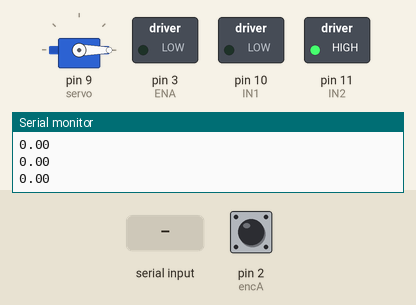
The sketch below on a simulated Arduino Uno, built with avr-gcc and run on an emulated ATmega328P. On the bench: servo, switched loads named in the sketch (green lamp = pin HIGH), the last lines printed to the serial monitor. The test bench sets the inputs (shaded band); at power-on: pin 2 (encA) HIGH.

Above: at 1.2 s.
1.3 s: "90,45\n" received over Serial
At 2.3 s:
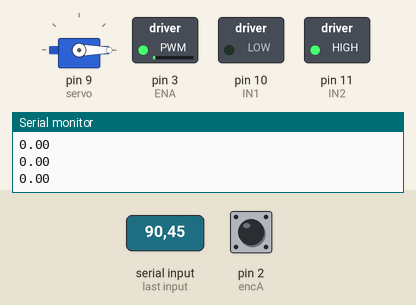
2.8 s: "90\n" received over Serial
At 5.1 s:
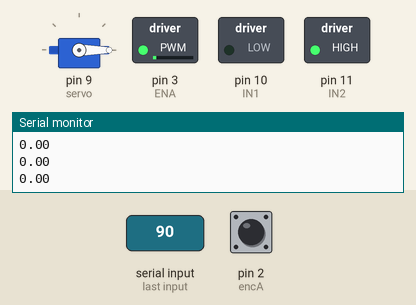
Timing chart, 0 to 6.6 s (numbered marks = the images above; inputs shaded):
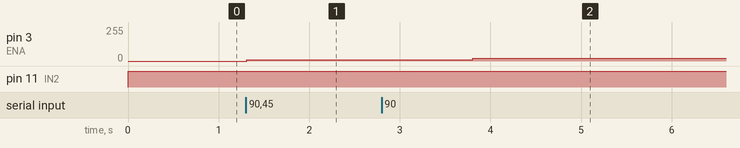

The sketch:

ACC_Control.ino
```cpp
#include <Servo.h>
#include <TimerOne.h>
double T, encoder, output, speed;
float distance;
Servo servo;
#define encA 2
#define encB 4
#define IN1 10
#define IN2 11
#define ENA 3
#define dwheel 0.065
#define pi 3.142

void setup() {
  T = 0.5;
  output = 0;
  Serial.begin(9600);
  servo.attach(9);
  pinMode(encA, INPUT_PULLUP);
  pinMode(encB, INPUT_PULLUP);
  pinMode(IN1, OUTPUT);
  pinMode(IN2, OUTPUT);
  pinMode(ENA, OUTPUT);
  attachInterrupt(0, count, RISING);
  Timer1.initialize(100000); //=10^6*T
  Timer1.attachInterrupt(control);
}

void motor_Phanh(){
  digitalWrite(IN1, LOW);
  digitalWrite(IN2, HIGH);
  analogWrite(ENA, 120);
}
void motor_Dung() {
	digitalWrite(IN1, LOW);
	digitalWrite(IN2, LOW);
}
void motor_Tien(int analog) {
	analog = constrain(analog, 0, 255);//đảm báo giá trị nằm trong một khoảng từ 0 - MAX_SPEED
	digitalWrite(IN1, LOW);
	digitalWrite(IN2, HIGH);
  analogWrite(ENA, analog);
}

void count() {
  if(digitalRead(encA) == 1)
    encoder++;
  else
    encoder--;
}

void control() {
    speed = 3.6*pi*dwheel*32*encoder/(21*170*T);
    Serial.println(speed);
    encoder = 0;
  if (Serial.available()>0){
    String data = Serial.readStringUntil('\n');  // nhan du lieu khoang cach
    float distance = data.toFloat();
    Serial.println(distance);
      if (distance <= 65){
           motor_Phanh();// phanh
           servo.write(15);
      }
      else {
        if (distance < 75){
        output = output - 20 ;   // giảm tốc để khoảng cách đưa về 80 cm
        }
        else {
          if (distance <= 78){
          output = output - 10; // giữ nguyên tốc độ để duy trì khoảng cách
          }
          else {
            if (distance <= 82){
            output = output + 0;  // tăng tốc để khoảng cách đưa về 80 cm
            }
            else
              output = output + 10;  // tăng tốc để khoảng cách đưa về 80 cm
          }
        }
      }

           if (output > 150) {
    output = 150;
  }
    if (output < 0) {
    output = 0;
  }
  }
  motor_Tien(output);
  servo.write(0);
 }
void loop() {
  control();

 }
```

Measured:
- after the input at 1.3 s, pin 3 (ENA): 0/255 → 10/255 at once
- after the input at 2.8 s, pin 3 (ENA): 10/255 → 20/255 after 1.0 s
